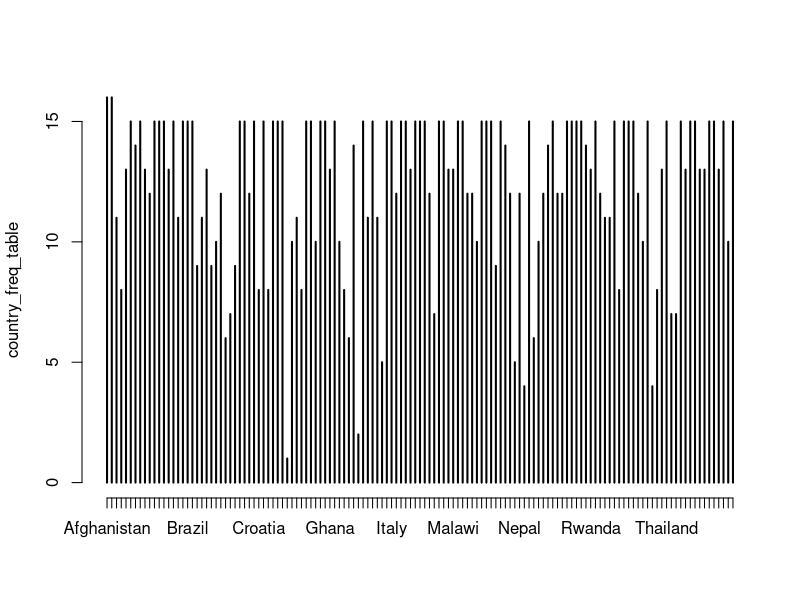
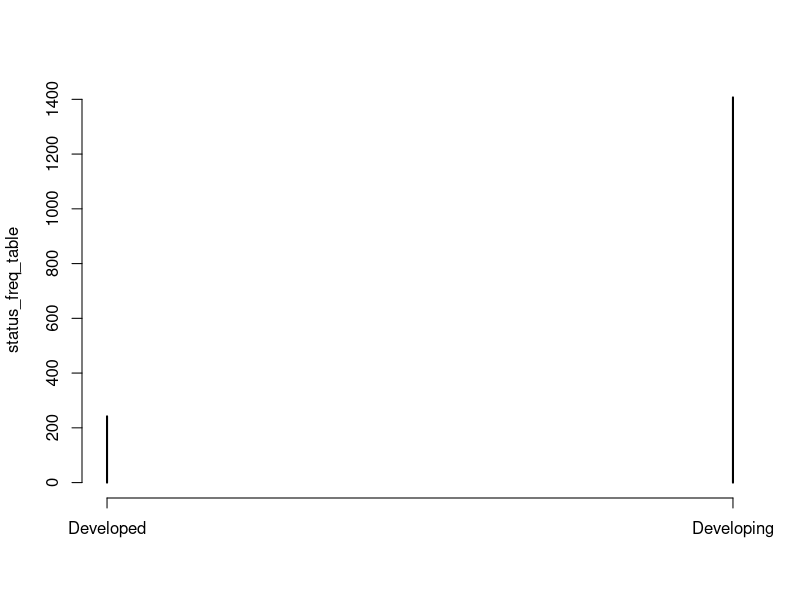
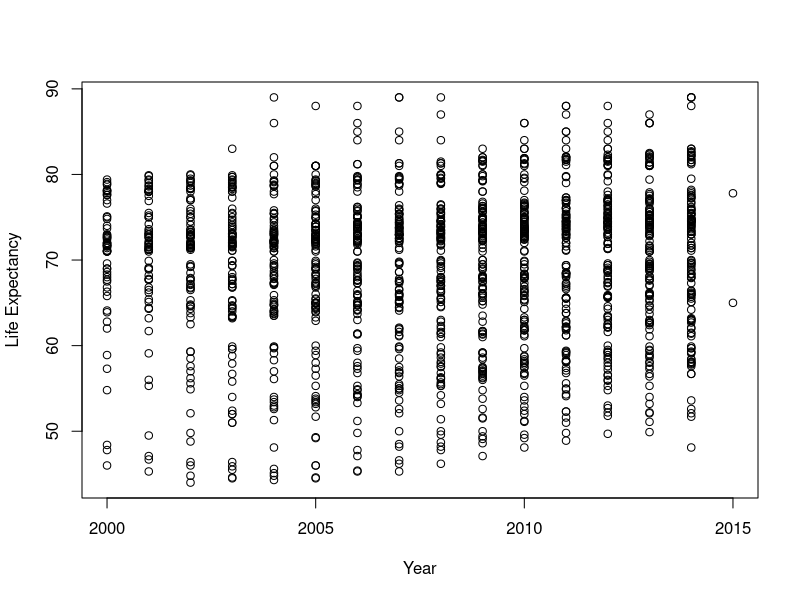
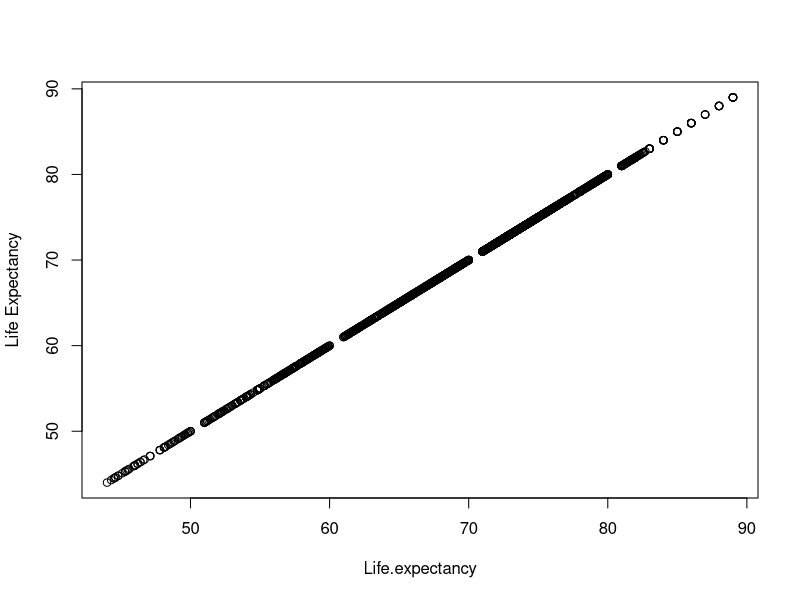
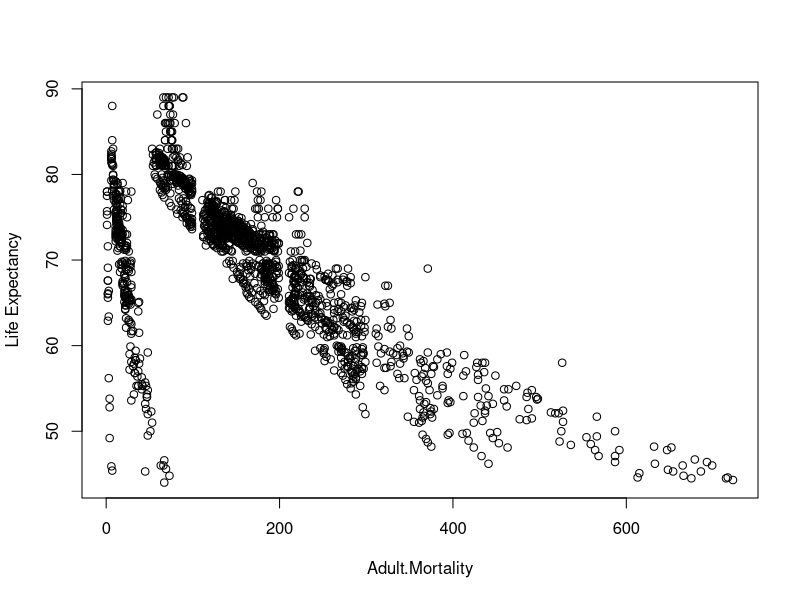
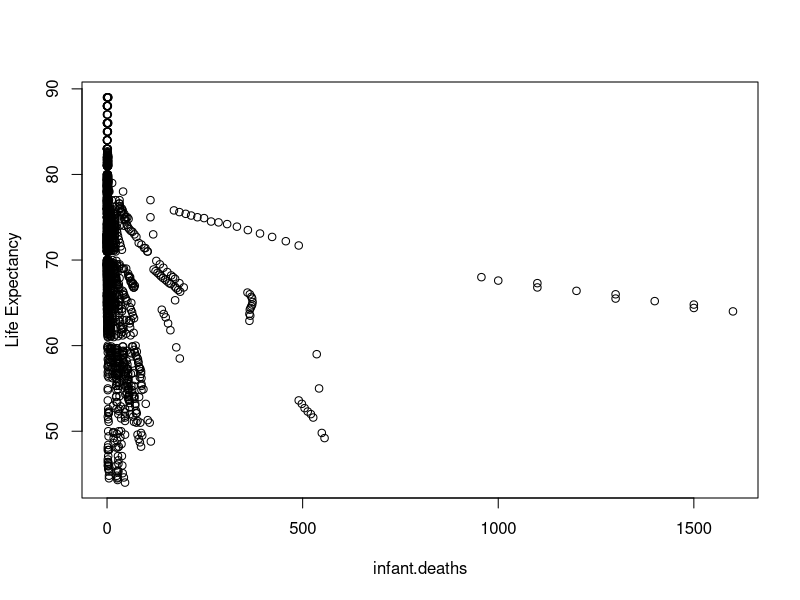
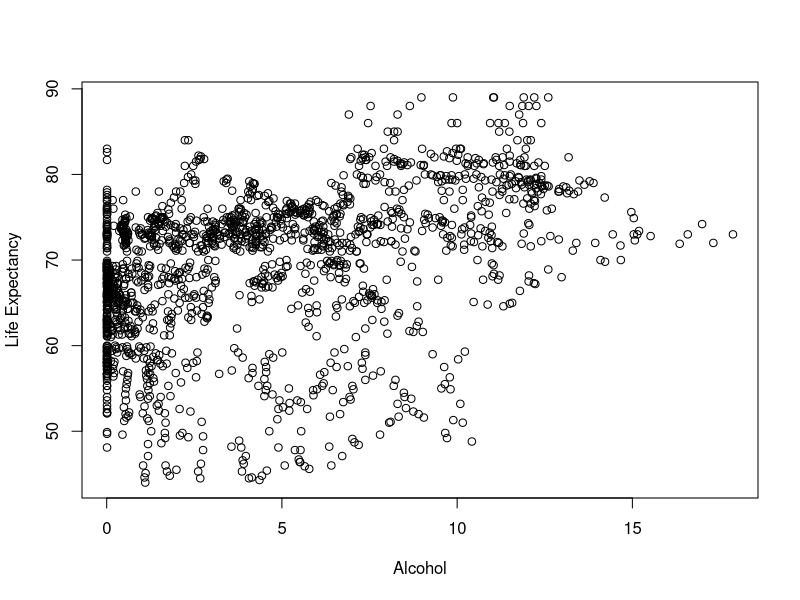
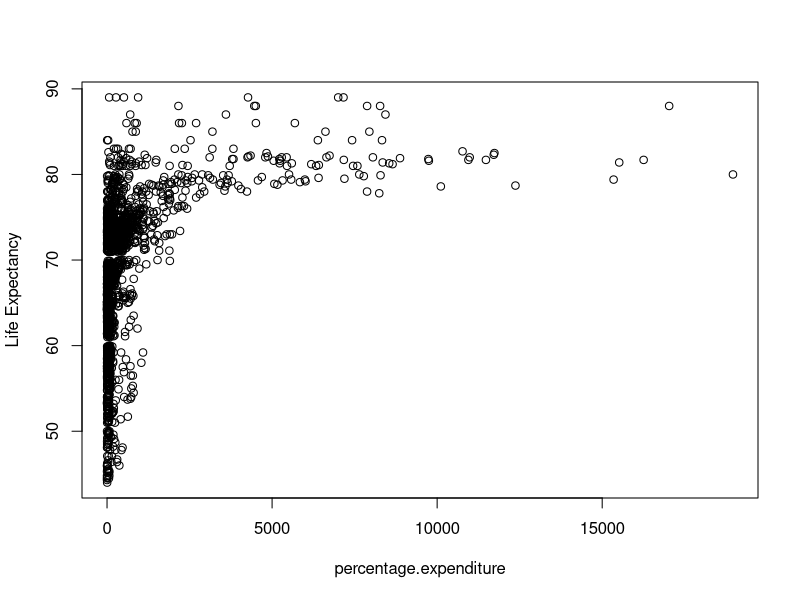

The R source for these figures, in order:
## ---- chunk 1
df.raw <- read.csv('Life Expectancy Data.csv')
df.raw <- na.omit(df.raw)
df <- df.raw
## ---- chunk 2
## countries
country_freq_table <- table(df$Country)
plot(country_freq_table)
## ---- chunk 3
## status
status_freq_table <- table(df$Status)
plot(status_freq_table)
## ---- chunk 4
(df.numeric <- df[, sapply(df, is.numeric)])
## ---- chunk 5

lapply(names(df.numeric), function(column_name) {
  plot(df.numeric$Life.expectancy~df.numeric[[column_name]],
       xlab = column_name,
       ylab = "Life Expectancy")
})
## ---- chunk 6
lapply(names(df.numeric), function(column_name) {
  par(mfrow=c(1,2))
  fit <- lm(df$Life.expectancy ~ df[[column_name]])
  plot(fit, which=1, main=column_name)
  plot(fit, which=3)
})
## ---- chunk 7
cor_matrix <- cor(df.numeric, use = "pairwise.complete.obs")

high.cor.vars <- subset(as.data.frame(as.table(cor_matrix)), (Freq>0.9) & (Var1 != Var2))

# under.five.deaths approx = infant.deaths
# GDP approx = percentage.expenditure
# thinness5.9.years approx = thinness.1.19.years
